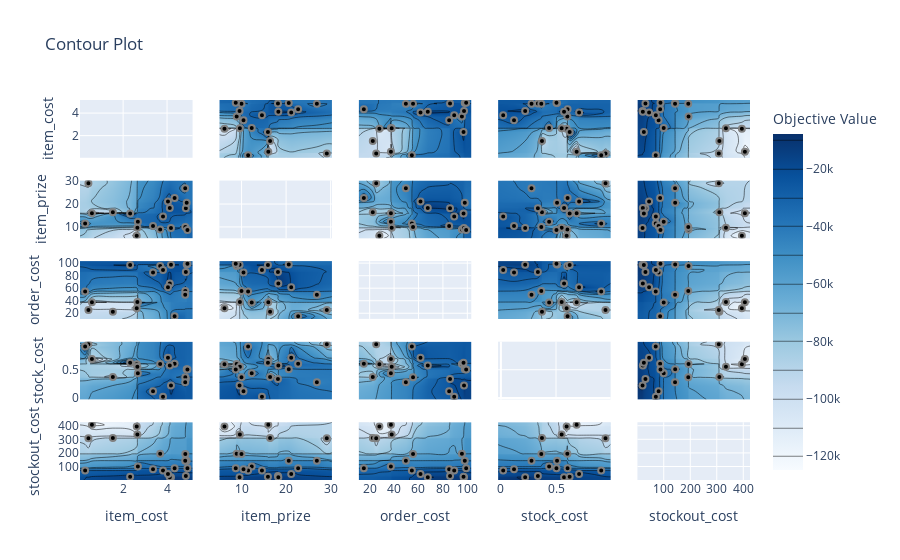

Write notebook code for a chart like this one.
### Markdown cell above
**Contour Plot**

This plot shows the relationship between two hyperparameters and their influence on the objective value.

### Code cell
from optuna.visualization import plot_contour

fig = plot_contour(study)
fig.show()

### Figure 1 — Plotly figure (JSON) as saved in the notebook; plotly's stock layout.template omitted (floating-point values rounded to 4 significant figures; data arrays with more than 128 entries replaced by an {"elided": "..."} marker saying what was removed)
{"data": [{"type": "scatter", "xaxis": "x", "yaxis": "y"}, {"colorbar": {"title": {"text": "Objective Value"}}, "colorscale": [[0, "rgb(247,251,255)"], [0.125, "rgb(222,235,247)"], [0.25, "rgb(198,219,239)"], [0.375, "rgb(158,202,225)"], [0.5, "rgb(107,174,214)"], [0.625, "rgb(66,146,198)"], [0.75, "rgb(33,113,181)"], [0.875, "rgb(8,81,156)"], [1, "rgb(8,48,107)"]], "connectgaps": true, "contours": {"coloring": "heatmap"}, "hoverinfo": "none", "line": {"smoothing": 1.3}, "reversescale": false, "showscale": true, "type": "contour", "x": [0.03549, 0.2685, 0.4188, 0.5786, 1.532, 2.319, 2.62, 2.648, 2.671, 3.361, 3.687, 3.816, 4.042, 4.125, 4.179, 4.344, 4.827, 4.832, 4.856, 4.894, 4.929, 5.162], "xaxis": "x6", "y": [5.012, 6.161, 8.69, 8.9, 9.546, 9.621, 9.983, 10.44, 11.47, 12.28, 14.58, 15.92, 16.0, 16.4, 18.17, 18.26, 20.6, 21.15, 22.7, 26.91, 29.14, 30.29], "yaxis": "y6", "z": {"elided": "22x22 float values"}}, {"marker": {"color": "black", "line": {"color": "Gray", "width": 2}}, "mode": "markers", "name": "Feasible Trial", "showlegend": false, "type": "scatter", "x": [3.687, 4.344, 4.179, 2.671, 1.532, 2.62, 0.4188, 0.5786, 0.2685, 2.648, 3.361, 3.816, 4.856, 4.894, 4.125, 4.042, 2.319, 4.832, 4.827, 4.929], "xaxis": "x6", "y": [8.9, 22.7, 9.546, 12.28, 16.4, 6.161, 29.14, 16.0, 11.47, 9.621, 10.44, 14.58, 18.17, 20.6, 18.26, 21.15, 15.92, 9.983, 26.91, 8.69], "yaxis": "y6"}, {"colorbar": {"title": {"text": "Objective Value"}}, "colorscale": [[0, "rgb(247,251,255)"], [0.125, "rgb(222,235,247)"], [0.25, "rgb(198,219,239)"], [0.375, "rgb(158,202,225)"], [0.5, "rgb(107,174,214)"], [0.625, "rgb(66,146,198)"], [0.75, "rgb(33,113,181)"], [0.875, "rgb(8,81,156)"], [1, "rgb(8,48,107)"]], "connectgaps": true, "contours": {"coloring": "heatmap"}, "hoverinfo": "none", "line": {"smoothing": 1.3}, "reversescale": false, "showscale": false, "type": "contour", "x": [0.03549, 0.2685, 0.4188, 0.5786, 1.532, 2.319, 2.62, 2.648, 2.671, 3.361, 3.687, 3.816, 4.042, 4.125, 4.179, 4.344, 4.827, 4.832, 4.856, 4.894, 4.929, 5.162], "xaxis": "x11", "y": [11.04, 15.23, 22.55, 25.35, 27.97, 37.38, 37.42, 38.05, 49.65, 54.57, 55.54, 61.64, 67.62, 85.11, 85.84, 89.25, 95.56, 96.9, 97.29, 97.91, 99.05, 103.2], "yaxis": "y11", "z": {"elided": "22x22 float values"}}, {"marker": {"color": "black", "line": {"color": "Gray", "width": 2}}, "mode": "markers", "name": "Feasible Trial", "showlegend": false, "type": "scatter", "x": [3.687, 4.344, 4.179, 2.671, 1.532, 2.62, 0.4188, 0.5786, 0.2685, 2.648, 3.361, 3.816, 4.856, 4.894, 4.125, 4.042, 2.319, 4.832, 4.827, 4.929], "xaxis": "x11", "y": [95.56, 15.23, 97.29, 37.38, 22.55, 27.97, 25.35, 37.42, 54.57, 38.05, 85.11, 89.25, 85.84, 97.91, 67.62, 61.64, 96.9, 55.54, 49.65, 99.05], "yaxis": "y11"}, {"colorbar": {"title": {"text": "Objective Value"}}, "colorscale": [[0, "rgb(247,251,255)"], [0.125, "rgb(222,235,247)"], [0.25, "rgb(198,219,239)"], [0.375, "rgb(158,202,225)"], [0.5, "rgb(107,174,214)"], [0.625, "rgb(66,146,198)"], [0.75, "rgb(33,113,181)"], [0.875, "rgb(8,81,156)"], [1, "rgb(8,48,107)"]], "connectgaps": true, "contours": {"coloring": "heatmap"}, "hoverinfo": "none", "line": {"smoothing": 1.3}, "reversescale": false, "showscale": false, "type": "contour", "x": [0.03549, 0.2685, 0.4188, 0.5786, 1.532, 2.319, 2.62, 2.648, 2.671, 3.361, 3.687, 3.816, 4.042, 4.125, 4.179, 4.344, 4.827, 4.832, 4.856, 4.894, 4.929, 5.162], "xaxis": "x16", "y": [-0.02561, 0.02082, 0.119, 0.2202, 0.2777, 0.3356, 0.3666, 0.3727, 0.4376, 0.5041, 0.5094, 0.5512, 0.5731, 0.5965, 0.6027, 0.6051, 0.6239, 0.6874, 0.7095, 0.9102, 0.9494, 0.9958], "yaxis": "y16", "z": {"elided": "22x22 float values"}}, {"marker": {"color": "black", "line": {"color": "Gray", "width": 2}}, "mode": "markers", "name": "Feasible Trial", "showlegend": false, "type": "scatter", "x": [3.687, 4.344, 4.179, 2.671, 1.532, 2.62, 0.4188, 0.5786, 0.2685, 2.648, 3.361, 3.816, 4.856, 4.894, 4.125, 4.042, 2.319, 4.832, 4.827, 4.929], "xaxis": "x16", "y": [0.6027, 0.6051, 0.2202, 0.4376, 0.3727, 0.5965, 0.9494, 0.6874, 0.9102, 0.5512, 0.119, 0.02082, 0.3356, 0.5094, 0.5731, 0.7095, 0.6239, 0.3666, 0.2777, 0.5041], "yaxis": "y16"}, {"colorbar": {"title": {"text": "Objective Value"}}, "colorscale": [[0, "rgb(247,251,255)"], [0.125, "rgb(222,235,247)"], [0.25, "rgb(198,219,239)"], [0.375, "rgb(158,202,225)"], [0.5, "rgb(107,174,214)"], [0.625, "rgb(66,146,198)"], [0.75, "rgb(33,113,181)"], [0.875, "rgb(8,81,156)"], [1, "rgb(8,48,107)"]], "connectgaps": true, "contours": {"coloring": "heatmap"}, "hoverinfo": "none", "line": {"smoothing": 1.3}, "reversescale": false, "showscale": false, "type": "contour", "x": [0.03549, 0.2685, 0.4188, 0.5786, 1.532, 2.319, 2.62, 2.648, 2.671, 3.361, 3.687, 3.816, 4.042, 4.125, 4.179, 4.344, 4.827, 4.832, 4.856, 4.894, 4.929, 5.162], "xaxis": "x21", "y": [0.785, 20.09, 21.14, 24.99, 30.97, 44.72, 69.8, 70.18, 80.56, 86.44, 87.68, 99.87, 142.6, 143.1, 192.5, 193.5, 307.7, 309.8, 334.6, 394.7, 406.1, 425.4], "yaxis": "y21", "z": {"elided": "22x22 float values"}}, {"marker": {"color": "black", "line": {"color": "Gray", "width": 2}}, "mode": "markers", "name": "Feasible Trial", "showlegend": false, "type": "scatter", "x": [3.687, 4.344, 4.179, 2.671, 1.532, 2.62, 0.4188, 0.5786, 0.2685, 2.648, 3.361, 3.816, 4.856, 4.894, 4.125, 4.042, 2.319, 4.832, 4.827, 4.929], "xaxis": "x21", "y": [193.5, 86.44, 20.09, 99.87, 309.8, 394.7, 307.7, 406.1, 69.8, 334.6, 80.56, 70.18, 30.97, 143.1, 21.14, 44.72, 24.99, 192.5, 142.6, 87.68], "yaxis": "y21"}, {"colorbar": {"title": {"text": "Objective Value"}}, "colorscale": [[0, "rgb(247,251,255)"], [0.125, "rgb(222,235,247)"], [0.25, "rgb(198,219,239)"], [0.375, "rgb(158,202,225)"], [0.5, "rgb(107,174,214)"], [0.625, "rgb(66,146,198)"], [0.75, "rgb(33,113,181)"], [0.875, "rgb(8,81,156)"], [1, "rgb(8,48,107)"]], "connectgaps": true, "contours": {"coloring": "heatmap"}, "hoverinfo": "none", "line": {"smoothing": 1.3}, "reversescale": false, "showscale": false, "type": "contour", "x": [5.012, 6.161, 8.69, 8.9, 9.546, 9.621, 9.983, 10.44, 11.47, 12.28, 14.58, 15.92, 16.0, 16.4, 18.17, 18.26, 20.6, 21.15, 22.7, 26.91, 29.14, 30.29], "xaxis": "x2", "y": [0.03549, 0.2685, 0.4188, 0.5786, 1.532, 2.319, 2.62, 2.648, 2.671, 3.361, 3.687, 3.816, 4.042, 4.125, 4.179, 4.344, 4.827, 4.832, 4.856, 4.894, 4.929, 5.162], "yaxis": "y2", "z": {"elided": "22x22 float values"}}, {"marker": {"color": "black", "line": {"color": "Gray", "width": 2}}, "mode": "markers", "name": "Feasible Trial", "showlegend": false, "type": "scatter", "x": [8.9, 22.7, 9.546, 12.28, 16.4, 6.161, 29.14, 16.0, 11.47, 9.621, 10.44, 14.58, 18.17, 20.6, 18.26, 21.15, 15.92, 9.983, 26.91, 8.69], "xaxis": "x2", "y": [3.687, 4.344, 4.179, 2.671, 1.532, 2.62, 0.4188, 0.5786, 0.2685, 2.648, 3.361, 3.816, 4.856, 4.894, 4.125, 4.042, 2.319, 4.832, 4.827, 4.929], "yaxis": "y2"}, {"type": "scatter", "xaxis": "x7", "yaxis": "y7"}, {"colorbar": {"title": {"text": "Objective Value"}}, "colorscale": [[0, "rgb(247,251,255)"], [0.125, "rgb(222,235,247)"], [0.25, "rgb(198,219,239)"], [0.375, "rgb(158,202,225)"], [0.5, "rgb(107,174,214)"], [0.625, "rgb(66,146,198)"], [0.75, "rgb(33,113,181)"], [0.875, "rgb(8,81,156)"], [1, "rgb(8,48,107)"]], "connectgaps": true, "contours": {"coloring": "heatmap"}, "hoverinfo": "none", "line": {"smoothing": 1.3}, "reversescale": false, "showscale": false, "type": "contour", "x": [5.012, 6.161, 8.69, 8.9, 9.546, 9.621, 9.983, 10.44, 11.47, 12.28, 14.58, 15.92, 16.0, 16.4, 18.17, 18.26, 20.6, 21.15, 22.7, 26.91, 29.14, 30.29], "xaxis": "x12", "y": [11.04, 15.23, 22.55, 25.35, 27.97, 37.38, 37.42, 38.05, 49.65, 54.57, 55.54, 61.64, 67.62, 85.11, 85.84, 89.25, 95.56, 96.9, 97.29, 97.91, 99.05, 103.2], "yaxis": "y12", "z": {"elided": "22x22 float values"}}, {"marker": {"color": "black", "line": {"color": "Gray", "width": 2}}, "mode": "markers", "name": "Feasible Trial", "showlegend": false, "type": "scatter", "x": [8.9, 22.7, 9.546, 12.28, 16.4, 6.161, 29.14, 16.0, 11.47, 9.621, 10.44, 14.58, 18.17, 20.6, 18.26, 21.15, 15.92, 9.983, 26.91, 8.69], "xaxis": "x12", "y": [95.56, 15.23, 97.29, 37.38, 22.55, 27.97, 25.35, 37.42, 54.57, 38.05, 85.11, 89.25, 85.84, 97.91, 67.62, 61.64, 96.9, 55.54, 49.65, 99.05], "yaxis": "y12"}, {"colorbar": {"title": {"text": "Objective Value"}}, "colorscale": [[0, "rgb(247,251,255)"], [0.125, "rgb(222,235,247)"], [0.25, "rgb(198,219,239)"], [0.375, "rgb(158,202,225)"], [0.5, "rgb(107,174,214)"], [0.625, "rgb(66,146,198)"], [0.75, "rgb(33,113,181)"], [0.875, "rgb(8,81,156)"], [1, "rgb(8,48,107)"]], "connectgaps": true, "contours": {"coloring": "heatmap"}, "hoverinfo": "none", "line": {"smoothing": 1.3}, "reversescale": false, "showscale": false, "type": "contour", "x": [5.012, 6.161, 8.69, 8.9, 9.546, 9.621, 9.983, 10.44, 11.47, 12.28, 14.58, 15.92, 16.0, 16.4, 18.17, 18.26, 20.6, 21.15, 22.7, 26.91, 29.14, 30.29], "xaxis": "x17", "y": [-0.02561, 0.02082, 0.119, 0.2202, 0.2777, 0.3356, 0.3666, 0.3727, 0.4376, 0.5041, 0.5094, 0.5512, 0.5731, 0.5965, 0.6027, 0.6051, 0.6239, 0.6874, 0.7095, 0.9102, 0.9494, 0.9958], "yaxis": "y17", "z": {"elided": "22x22 float values"}}, {"marker": {"color": "black", "line": {"color": "Gray", "width": 2}}, "mode": "markers", "name": "Feasible Trial", "showlegend": false, "type": "scatter", "x": [8.9, 22.7, 9.546, 12.28, 16.4, 6.161, 29.14, 16.0, 11.47, 9.621, 10.44, 14.58, 18.17, 20.6, 18.26, 21.15, 15.92, 9.983, 26.91, 8.69], "xaxis": "x17", "y": [0.6027, 0.6051, 0.2202, 0.4376, 0.3727, 0.5965, 0.9494, 0.6874, 0.9102, 0.5512, 0.119, 0.02082, 0.3356, 0.5094, 0.5731, 0.7095, 0.6239, 0.3666, 0.2777, 0.5041], "yaxis": "y17"}, {"colorbar": {"title": {"text": "Objective Value"}}, "colorscale": [[0, "rgb(247,251,255)"], [0.125, "rgb(222,235,247)"], [0.25, "rgb(198,219,239)"], [0.375, "rgb(158,202,225)"], [0.5, "rgb(107,174,214)"], [0.625, "rgb(66,146,198)"], [0.75, "rgb(33,113,181)"], [0.875, "rgb(8,81,156)"], [1, "rgb(8,48,107)"]], "connectgaps": true, "contours": {"coloring": "heatmap"}, "hoverinfo": "none", "line": {"smoothing": 1.3}, "reversescale": false, "showscale": false, "type": "contour", "x": [5.012, 6.161, 8.69, 8.9, 9.546, 9.621, 9.983, 10.44, 11.47, 12.28, 14.58, 15.92, 16.0, 16.4, 18.17, 18.26, 20.6, 21.15, 22.7, 26.91, 29.14, 30.29], "xaxis": "x22", "y": [0.785, 20.09, 21.14, 24.99, 30.97, 44.72, 69.8, 70.18, 80.56, 86.44, 87.68, 99.87, 142.6, 143.1, 192.5, 193.5, 307.7, 309.8, 334.6, 394.7, 406.1, 425.4], "yaxis": "y22", "z": {"elided": "22x22 float values"}}, {"marker": {"color": "black", "line": {"color": "Gray", "width": 2}}, "mode": "markers", "name": "Feasible Trial", "showlegend": false, "type": "scatter", "x": [8.9, 22.7, 9.546, 12.28, 16.4, 6.161, 29.14, 16.0, 11.47, 9.621, 10.44, 14.58, 18.17, 20.6, 18.26, 21.15, 15.92, 9.983, 26.91, 8.69], "xaxis": "x22", "y": [193.5, 86.44, 20.09, 99.87, 309.8, 394.7, 307.7, 406.1, 69.8, 334.6, 80.56, 70.18, 30.97, 143.1, 21.14, 44.72, 24.99, 192.5, 142.6, 87.68], "yaxis": "y22"}, {"colorbar": {"title": {"text": "Objective Value"}}, "colorscale": [[0, "rgb(247,251,255)"], [0.125, "rgb(222,235,247)"], [0.25, "rgb(198,219,239)"], [0.375, "rgb(158,202,225)"], [0.5, "rgb(107,174,214)"], [0.625, "rgb(66,146,198)"], [0.75, "rgb(33,113,181)"], [0.875, "rgb(8,81,156)"], [1, "rgb(8,48,107)"]], "connectgaps": true, "contours": {"coloring": "heatmap"}, "hoverinfo": "none", "line": {"smoothing": 1.3}, "reversescale": false, "showscale": false, "type": "contour", "x": [11.04, 15.23, 22.55, 25.35, 27.97, 37.38, 37.42, 38.05, 49.65, 54.57, 55.54, 61.64, 67.62, 85.11, 85.84, 89.25, 95.56, 96.9, 97.29, 97.91, 99.05, 103.2], "xaxis": "x3", "y": [0.03549, 0.2685, 0.4188, 0.5786, 1.532, 2.319, 2.62, 2.648, 2.671, 3.361, 3.687, 3.816, 4.042, 4.125, 4.179, 4.344, 4.827, 4.832, 4.856, 4.894, 4.929, 5.162], "yaxis": "y3", "z": {"elided": "22x22 float values"}}, {"marker": {"color": "black", "line": {"color": "Gray", "width": 2}}, "mode": "markers", "name": "Feasible Trial", "showlegend": false, "type": "scatter", "x": [95.56, 15.23, 97.29, 37.38, 22.55, 27.97, 25.35, 37.42, 54.57, 38.05, 85.11, 89.25, 85.84, 97.91, 67.62, 61.64, 96.9, 55.54, 49.65, 99.05], "xaxis": "x3", "y": [3.687, 4.344, 4.179, 2.671, 1.532, 2.62, 0.4188, 0.5786, 0.2685, 2.648, 3.361, 3.816, 4.856, 4.894, 4.125, 4.042, 2.319, 4.832, 4.827, 4.929], "yaxis": "y3"}, {"colorbar": {"title": {"text": "Objective Value"}}, "colorscale": [[0, "rgb(247,251,255)"], [0.125, "rgb(222,235,247)"], [0.25, "rgb(198,219,239)"], [0.375, "rgb(158,202,225)"], [0.5, "rgb(107,174,214)"], [0.625, "rgb(66,146,198)"], [0.75, "rgb(33,113,181)"], [0.875, "rgb(8,81,156)"], [1, "rgb(8,48,107)"]], "connectgaps": true, "contours": {"coloring": "heatmap"}, "hoverinfo": "none", "line": {"smoothing": 1.3}, "reversescale": false, "showscale": false, "type": "contour", "x": [11.04, 15.23, 22.55, 25.35, 27.97, 37.38, 37.42, 38.05, 49.65, 54.57, 55.54, 61.64, 67.62, 85.11, 85.84, 89.25, 95.56, 96.9, 97.29, 97.91, 99.05, 103.2], "xaxis": "x8", "y": [5.012, 6.161, 8.69, 8.9, 9.546, 9.621, 9.983, 10.44, 11.47, 12.28, 14.58, 15.92, 16.0, 16.4, 18.17, 18.26, 20.6, 21.15, 22.7, 26.91, 29.14, 30.29], "yaxis": "y8", "z": {"elided": "22x22 float values"}}, {"marker": {"color": "black", "line": {"color": "Gray", "width": 2}}, "mode": "markers", "name": "Feasible Trial", "showlegend": false, "type": "scatter", "x": [95.56, 15.23, 97.29, 37.38, 22.55, 27.97, 25.35, 37.42, 54.57, 38.05, 85.11, 89.25, 85.84, 97.91, 67.62, 61.64, 96.9, 55.54, 49.65, 99.05], "xaxis": "x8", "y": [8.9, 22.7, 9.546, 12.28, 16.4, 6.161, 29.14, 16.0, 11.47, 9.621, 10.44, 14.58, 18.17, 20.6, 18.26, 21.15, 15.92, 9.983, 26.91, 8.69], "yaxis": "y8"}, {"type": "scatter", "xaxis": "x13", "yaxis": "y13"}, {"colorbar": {"title": {"text": "Objective Value"}}, "colorscale": [[0, "rgb(247,251,255)"], [0.125, "rgb(222,235,247)"], [0.25, "rgb(198,219,239)"], [0.375, "rgb(158,202,225)"], [0.5, "rgb(107,174,214)"], [0.625, "rgb(66,146,198)"], [0.75, "rgb(33,113,181)"], [0.875, "rgb(8,81,156)"], [1, "rgb(8,48,107)"]], "connectgaps": true, "contours": {"coloring": "heatmap"}, "hoverinfo": "none", "line": {"smoothing": 1.3}, "reversescale": false, "showscale": false, "type": "contour", "x": [11.04, 15.23, 22.55, 25.35, 27.97, 37.38, 37.42, 38.05, 49.65, 54.57, 55.54, 61.64, 67.62, 85.11, 85.84, 89.25, 95.56, 96.9, 97.29, 97.91, 99.05, 103.2], "xaxis": "x18", "y": [-0.02561, 0.02082, 0.119, 0.2202, 0.2777, 0.3356, 0.3666, 0.3727, 0.4376, 0.5041, 0.5094, 0.5512, 0.5731, 0.5965, 0.6027, 0.6051, 0.6239, 0.6874, 0.7095, 0.9102, 0.9494, 0.9958], "yaxis": "y18", "z": {"elided": "22x22 float values"}}, {"marker": {"color": "black", "line": {"color": "Gray", "width": 2}}, "mode": "markers", "name": "Feasible Trial", "showlegend": false, "type": "scatter", "x": [95.56, 15.23, 97.29, 37.38, 22.55, 27.97, 25.35, 37.42, 54.57, 38.05, 85.11, 89.25, 85.84, 97.91, 67.62, 61.64, 96.9, 55.54, 49.65, 99.05], "xaxis": "x18", "y": [0.6027, 0.6051, 0.2202, 0.4376, 0.3727, 0.5965, 0.9494, 0.6874, 0.9102, 0.5512, 0.119, 0.02082, 0.3356, 0.5094, 0.5731, 0.7095, 0.6239, 0.3666, 0.2777, 0.5041], "yaxis": "y18"}, {"colorbar": {"title": {"text": "Objective Value"}}, "colorscale": [[0, "rgb(247,251,255)"], [0.125, "rgb(222,235,247)"], [0.25, "rgb(198,219,239)"], [0.375, "rgb(158,202,225)"], [0.5, "rgb(107,174,214)"], [0.625, "rgb(66,146,198)"], [0.75, "rgb(33,113,181)"], [0.875, "rgb(8,81,156)"], [1, "rgb(8,48,107)"]], "connectgaps": true, "contours": {"coloring": "heatmap"}, "hoverinfo": "none", "line": {"smoothing": 1.3}, "reversescale": false, "showscale": false, "type": "contour", "x": [11.04, 15.23, 22.55, 25.35, 27.97, 37.38, 37.42, 38.05, 49.65, 54.57, 55.54, 61.64, 67.62, 85.11, 85.84, 89.25, 95.56, 96.9, 97.29, 97.91, 99.05, 103.2], "xaxis": "x23", "y": [0.785, 20.09, 21.14, 24.99, 30.97, 44.72, 69.8, 70.18, 80.56, 86.44, 87.68, 99.87, 142.6, 143.1, 192.5, 193.5, 307.7, 309.8, 334.6, 394.7, 406.1, 425.4], "yaxis": "y23", "z": {"elided": "22x22 float values"}}, {"marker": {"color": "black", "line": {"color": "Gray", "width": 2}}, "mode": "markers", "name": "Feasible Trial", "showlegend": false, "type": "scatter", "x": [95.56, 15.23, 97.29, 37.38, 22.55, 27.97, 25.35, 37.42, 54.57, 38.05, 85.11, 89.25, 85.84, 97.91, 67.62, 61.64, 96.9, 55.54, 49.65, 99.05], "xaxis": "x23", "y": [193.5, 86.44, 20.09, 99.87, 309.8, 394.7, 307.7, 406.1, 69.8, 334.6, 80.56, 70.18, 30.97, 143.1, 21.14, 44.72, 24.99, 192.5, 142.6, 87.68], "yaxis": "y23"}, {"colorbar": {"title": {"text": "Objective Value"}}, "colorscale": [[0, "rgb(247,251,255)"], [0.125, "rgb(222,235,247)"], [0.25, "rgb(198,219,239)"], [0.375, "rgb(158,202,225)"], [0.5, "rgb(107,174,214)"], [0.625, "rgb(66,146,198)"], [0.75, "rgb(33,113,181)"], [0.875, "rgb(8,81,156)"], [1, "rgb(8,48,107)"]], "connectgaps": true, "contours": {"coloring": "heatmap"}, "hoverinfo": "none", "line": {"smoothing": 1.3}, "reversescale": false, "showscale": false, "type": "contour", "x": [-0.02561, 0.02082, 0.119, 0.2202, 0.2777, 0.3356, 0.3666, 0.3727, 0.4376, 0.5041, 0.5094, 0.5512, 0.5731, 0.5965, 0.6027, 0.6051, 0.6239, 0.6874, 0.7095, 0.9102, 0.9494, 0.9958], "xaxis": "x4", "y": [0.03549, 0.2685, 0.4188, 0.5786, 1.532, 2.319, 2.62, 2.648, 2.671, 3.361, 3.687, 3.816, 4.042, 4.125, 4.179, 4.344, 4.827, 4.832, 4.856, 4.894, 4.929, 5.162], "yaxis": "y4", "z": {"elided": "22x22 float values"}}, {"marker": {"color": "black", "line": {"color": "Gray", "width": 2}}, "mode": "markers", "name": "Feasible Trial", "showlegend": false, "type": "scatter", "x": [0.6027, 0.6051, 0.2202, 0.4376, 0.3727, 0.5965, 0.9494, 0.6874, 0.9102, 0.5512, 0.119, 0.02082, 0.3356, 0.5094, 0.5731, 0.7095, 0.6239, 0.3666, 0.2777, 0.5041], "xaxis": "x4", "y": [3.687, 4.344, 4.179, 2.671, 1.532, 2.62, 0.4188, 0.5786, 0.2685, 2.648, 3.361, 3.816, 4.856, 4.894, 4.125, 4.042, 2.319, 4.832, 4.827, 4.929], "yaxis": "y4"}, {"colorbar": {"title": {"text": "Objective Value"}}, "colorscale": [[0, "rgb(247,251,255)"], [0.125, "rgb(222,235,247)"], [0.25, "rgb(198,219,239)"], [0.375, "rgb(158,202,225)"], [0.5, "rgb(107,174,214)"], [0.625, "rgb(66,146,198)"], [0.75, "rgb(33,113,181)"], [0.875, "rgb(8,81,156)"], [1, "rgb(8,48,107)"]], "connectgaps": true, "contours": {"coloring": "heatmap"}, "hoverinfo": "none", "line": {"smoothing": 1.3}, "reversescale": false, "showscale": false, "type": "contour", "x": [-0.02561, 0.02082, 0.119, 0.2202, 0.2777, 0.3356, 0.3666, 0.3727, 0.4376, 0.5041, 0.5094, 0.5512, 0.5731, 0.5965, 0.6027, 0.6051, 0.6239, 0.6874, 0.7095, 0.9102, 0.9494, 0.9958], "xaxis": "x9", "y": [5.012, 6.161, 8.69, 8.9, 9.546, 9.621, 9.983, 10.44, 11.47, 12.28, 14.58, 15.92, 16.0, 16.4, 18.17, 18.26, 20.6, 21.15, 22.7, 26.91, 29.14, 30.29], "yaxis": "y9", "z": {"elided": "22x22 float values"}}, {"marker": {"color": "black", "line": {"color": "Gray", "width": 2}}, "mode": "markers", "name": "Feasible Trial", "showlegend": false, "type": "scatter", "x": [0.6027, 0.6051, 0.2202, 0.4376, 0.3727, 0.5965, 0.9494, 0.6874, 0.9102, 0.5512, 0.119, 0.02082, 0.3356, 0.5094, 0.5731, 0.7095, 0.6239, 0.3666, 0.2777, 0.5041], "xaxis": "x9", "y": [8.9, 22.7, 9.546, 12.28, 16.4, 6.161, 29.14, 16.0, 11.47, 9.621, 10.44, 14.58, 18.17, 20.6, 18.26, 21.15, 15.92, 9.983, 26.91, 8.69], "yaxis": "y9"}, {"colorbar": {"title": {"text": "Objective Value"}}, "colorscale": [[0, "rgb(247,251,255)"], [0.125, "rgb(222,235,247)"], [0.25, "rgb(198,219,239)"], [0.375, "rgb(158,202,225)"], [0.5, "rgb(107,174,214)"], [0.625, "rgb(66,146,198)"], [0.75, "rgb(33,113,181)"], [0.875, "rgb(8,81,156)"], [1, "rgb(8,48,107)"]], "connectgaps": true, "contours": {"coloring": "heatmap"}, "hoverinfo": "none", "line": {"smoothing": 1.3}, "reversescale": false, "showscale": false, "type": "contour", "x": [-0.02561, 0.02082, 0.119, 0.2202, 0.2777, 0.3356, 0.3666, 0.3727, 0.4376, 0.5041, 0.5094, 0.5512, 0.5731, 0.5965, 0.6027, 0.6051, 0.6239, 0.6874, 0.7095, 0.9102, 0.9494, 0.9958], "xaxis": "x14", "y": [11.04, 15.23, 22.55, 25.35, 27.97, 37.38, 37.42, 38.05, 49.65, 54.57, 55.54, 61.64, 67.62, 85.11, 85.84, 89.25, 95.56, 96.9, 97.29, 97.91, 99.05, 103.2], "yaxis": "y14", "z": {"elided": "22x22 float values"}}, {"marker": {"color": "black", "line": {"color": "Gray", "width": 2}}, "mode": "markers", "name": "Feasible Trial", "showlegend": false, "type": "scatter", "x": [0.6027, 0.6051, 0.2202, 0.4376, 0.3727, 0.5965, 0.9494, 0.6874, 0.9102, 0.5512, 0.119, 0.02082, 0.3356, 0.5094, 0.5731, 0.7095, 0.6239, 0.3666, 0.2777, 0.5041], "xaxis": "x14", "y": [95.56, 15.23, 97.29, 37.38, 22.55, 27.97, 25.35, 37.42, 54.57, 38.05, 85.11, 89.25, 85.84, 97.91, 67.62, 61.64, 96.9, 55.54, 49.65, 99.05], "yaxis": "y14"}, {"type": "scatter", "xaxis": "x19", "yaxis": "y19"}, {"colorbar": {"title": {"text": "Objective Value"}}, "colorscale": [[0, "rgb(247,251,255)"], [0.125, "rgb(222,235,247)"], [0.25, "rgb(198,219,239)"], [0.375, "rgb(158,202,225)"], [0.5, "rgb(107,174,214)"], [0.625, "rgb(66,146,198)"], [0.75, "rgb(33,113,181)"], [0.875, "rgb(8,81,156)"], [1, "rgb(8,48,107)"]], "connectgaps": true, "contours": {"coloring": "heatmap"}, "hoverinfo": "none", "line": {"smoothing": 1.3}, "reversescale": false, "showscale": false, "type": "contour", "x": [-0.02561, 0.02082, 0.119, 0.2202, 0.2777, 0.3356, 0.3666, 0.3727, 0.4376, 0.5041, 0.5094, 0.5512, 0.5731, 0.5965, 0.6027, 0.6051, 0.6239, 0.6874, 0.7095, 0.9102, 0.9494, 0.9958], "xaxis": "x24", "y": [0.785, 20.09, 21.14, 24.99, 30.97, 44.72, 69.8, 70.18, 80.56, 86.44, 87.68, 99.87, 142.6, 143.1, 192.5, 193.5, 307.7, 309.8, 334.6, 394.7, 406.1, 425.4], "yaxis": "y24", "z": {"elided": "22x22 float values"}}, {"marker": {"color": "black", "line": {"color": "Gray", "width": 2}}, "mode": "markers", "name": "Feasible Trial", "showlegend": false, "type": "scatter", "x": [0.6027, 0.6051, 0.2202, 0.4376, 0.3727, 0.5965, 0.9494, 0.6874, 0.9102, 0.5512, 0.119, 0.02082, 0.3356, 0.5094, 0.5731, 0.7095, 0.6239, 0.3666, 0.2777, 0.5041], "xaxis": "x24", "y": [193.5, 86.44, 20.09, 99.87, 309.8, 394.7, 307.7, 406.1, 69.8, 334.6, 80.56, 70.18, 30.97, 143.1, 21.14, 44.72, 24.99, 192.5, 142.6, 87.68], "yaxis": "y24"}, {"colorbar": {"title": {"text": "Objective Value"}}, "colorscale": [[0, "rgb(247,251,255)"], [0.125, "rgb(222,235,247)"], [0.25, "rgb(198,219,239)"], [0.375, "rgb(158,202,225)"], [0.5, "rgb(107,174,214)"], [0.625, "rgb(66,146,198)"], [0.75, "rgb(33,113,181)"], [0.875, "rgb(8,81,156)"], [1, "rgb(8,48,107)"]], "connectgaps": true, "contours": {"coloring": "heatmap"}, "hoverinfo": "none", "line": {"smoothing": 1.3}, "reversescale": false, "showscale": false, "type": "contour", "x": [0.785, 20.09, 21.14, 24.99, 30.97, 44.72, 69.8, 70.18, 80.56, 86.44, 87.68, 99.87, 142.6, 143.1, 192.5, 193.5, 307.7, 309.8, 334.6, 394.7, 406.1, 425.4], "xaxis": "x5", "y": [0.03549, 0.2685, 0.4188, 0.5786, 1.532, 2.319, 2.62, 2.648, 2.671, 3.361, 3.687, 3.816, 4.042, 4.125, 4.179, 4.344, 4.827, 4.832, 4.856, 4.894, 4.929, 5.162], "yaxis": "y5", "z": {"elided": "22x22 float values"}}, {"marker": {"color": "black", "line": {"color": "Gray", "width": 2}}, "mode": "markers", "name": "Feasible Trial", "showlegend": false, "type": "scatter", "x": [193.5, 86.44, 20.09, 99.87, 309.8, 394.7, 307.7, 406.1, 69.8, 334.6, 80.56, 70.18, 30.97, 143.1, 21.14, 44.72, 24.99, 192.5, 142.6, 87.68], "xaxis": "x5", "y": [3.687, 4.344, 4.179, 2.671, 1.532, 2.62, 0.4188, 0.5786, 0.2685, 2.648, 3.361, 3.816, 4.856, 4.894, 4.125, 4.042, 2.319, 4.832, 4.827, 4.929], "yaxis": "y5"}, {"colorbar": {"title": {"text": "Objective Value"}}, "colorscale": [[0, "rgb(247,251,255)"], [0.125, "rgb(222,235,247)"], [0.25, "rgb(198,219,239)"], [0.375, "rgb(158,202,225)"], [0.5, "rgb(107,174,214)"], [0.625, "rgb(66,146,198)"], [0.75, "rgb(33,113,181)"], [0.875, "rgb(8,81,156)"], [1, "rgb(8,48,107)"]], "connectgaps": true, "contours": {"coloring": "heatmap"}, "hoverinfo": "none", "line": {"smoothing": 1.3}, "reversescale": false, "showscale": false, "type": "contour", "x": [0.785, 20.09, 21.14, 24.99, 30.97, 44.72, 69.8, 70.18, 80.56, 86.44, 87.68, 99.87, 142.6, 143.1, 192.5, 193.5, 307.7, 309.8, 334.6, 394.7, 406.1, 425.4], "xaxis": "x10", "y": [5.012, 6.161, 8.69, 8.9, 9.546, 9.621, 9.983, 10.44, 11.47, 12.28, 14.58, 15.92, 16.0, 16.4, 18.17, 18.26, 20.6, 21.15, 22.7, 26.91, 29.14, 30.29], "yaxis": "y10", "z": {"elided": "22x22 float values"}}, {"marker": {"color": "black", "line": {"color": "Gray", "width": 2}}, "mode": "markers", "name": "Feasible Trial", "showlegend": false, "type": "scatter", "x": [193.5, 86.44, 20.09, 99.87, 309.8, 394.7, 307.7, 406.1, 69.8, 334.6, 80.56, 70.18, 30.97, 143.1, 21.14, 44.72, 24.99, 192.5, 142.6, 87.68], "xaxis": "x10", "y": [8.9, 22.7, 9.546, 12.28, 16.4, 6.161, 29.14, 16.0, 11.47, 9.621, 10.44, 14.58, 18.17, 20.6, 18.26, 21.15, 15.92, 9.983, 26.91, 8.69], "yaxis": "y10"}, {"colorbar": {"title": {"text": "Objective Value"}}, "colorscale": [[0, "rgb(247,251,255)"], [0.125, "rgb(222,235,247)"], [0.25, "rgb(198,219,239)"], [0.375, "rgb(158,202,225)"], [0.5, "rgb(107,174,214)"], [0.625, "rgb(66,146,198)"], [0.75, "rgb(33,113,181)"], [0.875, "rgb(8,81,156)"], [1, "rgb(8,48,107)"]], "connectgaps": true, "contours": {"coloring": "heatmap"}, "hoverinfo": "none", "line": {"smoothing": 1.3}, "reversescale": false, "showscale": false, "type": "contour", "x": [0.785, 20.09, 21.14, 24.99, 30.97, 44.72, 69.8, 70.18, 80.56, 86.44, 87.68, 99.87, 142.6, 143.1, 192.5, 193.5, 307.7, 309.8, 334.6, 394.7, 406.1, 425.4], "xaxis": "x15", "y": [11.04, 15.23, 22.55, 25.35, 27.97, 37.38, 37.42, 38.05, 49.65, 54.57, 55.54, 61.64, 67.62, 85.11, 85.84, 89.25, 95.56, 96.9, 97.29, 97.91, 99.05, 103.2], "yaxis": "y15", "z": {"elided": "22x22 float values"}}, {"marker": {"color": "black", "line": {"color": "Gray", "width": 2}}, "mode": "markers", "name": "Feasible Trial", "showlegend": false, "type": "scatter", "x": [193.5, 86.44, 20.09, 99.87, 309.8, 394.7, 307.7, 406.1, 69.8, 334.6, 80.56, 70.18, 30.97, 143.1, 21.14, 44.72, 24.99, 192.5, 142.6, 87.68], "xaxis": "x15", "y": [95.56, 15.23, 97.29, 37.38, 22.55, 27.97, 25.35, 37.42, 54.57, 38.05, 85.11, 89.25, 85.84, 97.91, 67.62, 61.64, 96.9, 55.54, 49.65, 99.05], "yaxis": "y15"}, {"colorbar": {"title": {"text": "Objective Value"}}, "colorscale": [[0, "rgb(247,251,255)"], [0.125, "rgb(222,235,247)"], [0.25, "rgb(198,219,239)"], [0.375, "rgb(158,202,225)"], [0.5, "rgb(107,174,214)"], [0.625, "rgb(66,146,198)"], [0.75, "rgb(33,113,181)"], [0.875, "rgb(8,81,156)"], [1, "rgb(8,48,107)"]], "connectgaps": true, "contours": {"coloring": "heatmap"}, "hoverinfo": "none", "line": {"smoothing": 1.3}, "reversescale": false, "showscale": false, "type": "contour", "x": [0.785, 20.09, 21.14, 24.99, 30.97, 44.72, 69.8, 70.18, 80.56, 86.44, 87.68, 99.87, 142.6, 143.1, 192.5, 193.5, 307.7, 309.8, 334.6, 394.7, 406.1, 425.4], "xaxis": "x20", "y": [-0.02561, 0.02082, 0.119, 0.2202, 0.2777, 0.3356, 0.3666, 0.3727, 0.4376, 0.5041, 0.5094, 0.5512, 0.5731, 0.5965, 0.6027, 0.6051, 0.6239, 0.6874, 0.7095, 0.9102, 0.9494, 0.9958], "yaxis": "y20", "z": {"elided": "22x22 float values"}}, {"marker": {"color": "black", "line": {"color": "Gray", "width": 2}}, "mode": "markers", "name": "Feasible Trial", "showlegend": false, "type": "scatter", "x": [193.5, 86.44, 20.09, 99.87, 309.8, 394.7, 307.7, 406.1, 69.8, 334.6, 80.56, 70.18, 30.97, 143.1, 21.14, 44.72, 24.99, 192.5, 142.6, 87.68], "xaxis": "x20", "y": [0.6027, 0.6051, 0.2202, 0.4376, 0.3727, 0.5965, 0.9494, 0.6874, 0.9102, 0.5512, 0.119, 0.02082, 0.3356, 0.5094, 0.5731, 0.7095, 0.6239, 0.3666, 0.2777, 0.5041], "yaxis": "y20"}, {"type": "scatter", "xaxis": "x25", "yaxis": "y25"}], "layout": {"title": {"text": "Contour Plot"}, "xaxis": {"anchor": "y", "domain": [0, 0.168], "matches": "x21", "range": [0.03549, 5.162], "showticklabels": false}, "xaxis10": {"anchor": "y10", "domain": [0.832, 1], "matches": "x25", "range": [0.785, 425.4], "showticklabels": false}, "xaxis11": {"anchor": "y11", "domain": [0, 0.168], "matches": "x21", "range": [0.03549, 5.162], "showticklabels": false}, "xaxis12": {"anchor": "y12", "domain": [0.208, 0.376], "matches": "x22", "range": [5.012, 30.29], "showticklabels": false}, "xaxis13": {"anchor": "y13", "domain": [0.416, 0.584], "matches": "x23", "range": [11.04, 103.2], "showticklabels": false}, "xaxis14": {"anchor": "y14", "domain": [0.624, 0.792], "matches": "x24", "range": [-0.02561, 0.9958], "showticklabels": false}, "xaxis15": {"anchor": "y15", "domain": [0.832, 1], "matches": "x25", "range": [0.785, 425.4], "showticklabels": false}, "xaxis16": {"anchor": "y16", "domain": [0, 0.168], "matches": "x21", "range": [0.03549, 5.162], "showticklabels": false}, "xaxis17": {"anchor": "y17", "domain": [0.208, 0.376], "matches": "x22", "range": [5.012, 30.29], "showticklabels": false}, "xaxis18": {"anchor": "y18", "domain": [0.416, 0.584], "matches": "x23", "range": [11.04, 103.2], "showticklabels": false}, "xaxis19": {"anchor": "y19", "domain": [0.624, 0.792], "matches": "x24", "range": [-0.02561, 0.9958], "showticklabels": false}, "xaxis2": {"anchor": "y2", "domain": [0.208, 0.376], "matches": "x22", "range": [5.012, 30.29], "showticklabels": false}, "xaxis20": {"anchor": "y20", "domain": [0.832, 1], "matches": "x25", "range": [0.785, 425.4], "showticklabels": false}, "xaxis21": {"anchor": "y21", "domain": [0, 0.168], "range": [0.03549, 5.162], "title": {"text": "item_cost"}}, "xaxis22": {"anchor": "y22", "domain": [0.208, 0.376], "range": [5.012, 30.29], "title": {"text": "item_prize"}}, "xaxis23": {"anchor": "y23", "domain": [0.416, 0.584], "range": [11.04, 103.2], "title": {"text": "order_cost"}}, "xaxis24": {"anchor": "y24", "domain": [0.624, 0.792], "range": [-0.02561, 0.9958], "title": {"text": "stock_cost"}}, "xaxis25": {"anchor": "y25", "domain": [0.832, 1], "range": [0.785, 425.4], "title": {"text": "stockout_cost"}}, "xaxis3": {"anchor": "y3", "domain": [0.416, 0.584], "matches": "x23", "range": [11.04, 103.2], "showticklabels": false}, "xaxis4": {"anchor": "y4", "domain": [0.624, 0.792], "matches": "x24", "range": [-0.02561, 0.9958], "showticklabels": false}, "xaxis5": {"anchor": "y5", "domain": [0.832, 1], "matches": "x25", "range": [0.785, 425.4], "showticklabels": false}, "xaxis6": {"anchor": "y6", "domain": [0, 0.168], "matches": "x21", "range": [0.03549, 5.162], "showticklabels": false}, "xaxis7": {"anchor": "y7", "domain": [0.208, 0.376], "matches": "x22", "range": [5.012, 30.29], "showticklabels": false}, "xaxis8": {"anchor": "y8", "domain": [0.416, 0.584], "matches": "x23", "range": [11.04, 103.2], "showticklabels": false}, "xaxis9": {"anchor": "y9", "domain": [0.624, 0.792], "matches": "x24", "range": [-0.02561, 0.9958], "showticklabels": false}, "yaxis": {"anchor": "x", "domain": [0.848, 1], "range": [0.03549, 5.162], "title": {"text": "item_cost"}}, "yaxis10": {"anchor": "x10", "domain": [0.636, 0.788], "matches": "y6", "range": [5.012, 30.29], "showticklabels": false}, "yaxis11": {"anchor": "x11", "domain": [0.424, 0.576], "range": [11.04, 103.2], "title": {"text": "order_cost"}}, "yaxis12": {"anchor": "x12", "domain": [0.424, 0.576], "matches": "y11", "range": [11.04, 103.2], "showticklabels": false}, "yaxis13": {"anchor": "x13", "domain": [0.424, 0.576], "matches": "y11", "range": [11.04, 103.2], "showticklabels": false}, "yaxis14": {"anchor": "x14", "domain": [0.424, 0.576], "matches": "y11", "range": [11.04, 103.2], "showticklabels": false}, "yaxis15": {"anchor": "x15", "domain": [0.424, 0.576], "matches": "y11", "range": [11.04, 103.2], "showticklabels": false}, "yaxis16": {"anchor": "x16", "domain": [0.212, 0.364], "range": [-0.02561, 0.9958], "title": {"text": "stock_cost"}}, "yaxis17": {"anchor": "x17", "domain": [0.212, 0.364], "matches": "y16", "range": [-0.02561, 0.9958], "showticklabels": false}, "yaxis18": {"anchor": "x18", "domain": [0.212, 0.364], "matches": "y16", "range": [-0.02561, 0.9958], "showticklabels": false}, "yaxis19": {"anchor": "x19", "domain": [0.212, 0.364], "matches": "y16", "range": [-0.02561, 0.9958], "showticklabels": false}, "yaxis2": {"anchor": "x2", "domain": [0.848, 1], "matches": "y", "range": [0.03549, 5.162], "showticklabels": false}, "yaxis20": {"anchor": "x20", "domain": [0.212, 0.364], "matches": "y16", "range": [-0.02561, 0.9958], "showticklabels": false}, "yaxis21": {"anchor": "x21", "domain": [0, 0.152], "range": [0.785, 425.4], "title": {"text": "stockout_cost"}}, "yaxis22": {"anchor": "x22", "domain": [0, 0.152], "matches": "y21", "range": [0.785, 425.4], "showticklabels": false}, "yaxis23": {"anchor": "x23", "domain": [0, 0.152], "matches": "y21", "range": [0.785, 425.4], "showticklabels": false}, "yaxis24": {"anchor": "x24", "domain": [0, 0.152], "matches": "y21", "range": [0.785, 425.4], "showticklabels": false}, "yaxis25": {"anchor": "x25", "domain": [0, 0.152], "matches": "y21", "range": [0.785, 425.4], "showticklabels": false}, "yaxis3": {"anchor": "x3", "domain": [0.848, 1], "matches": "y", "range": [0.03549, 5.162], "showticklabels": false}, "yaxis4": {"anchor": "x4", "domain": [0.848, 1], "matches": "y", "range": [0.03549, 5.162], "showticklabels": false}, "yaxis5": {"anchor": "x5", "domain": [0.848, 1], "matches": "y", "range": [0.03549, 5.162], "showticklabels": false}, "yaxis6": {"anchor": "x6", "domain": [0.636, 0.788], "range": [5.012, 30.29], "title": {"text": "item_prize"}}, "yaxis7": {"anchor": "x7", "domain": [0.636, 0.788], "matches": "y6", "range": [5.012, 30.29], "showticklabels": false}, "yaxis8": {"anchor": "x8", "domain": [0.636, 0.788], "matches": "y6", "range": [5.012, 30.29], "showticklabels": false}, "yaxis9": {"anchor": "x9", "domain": [0.636, 0.788], "matches": "y6", "range": [5.012, 30.29], "showticklabels": false}}}
